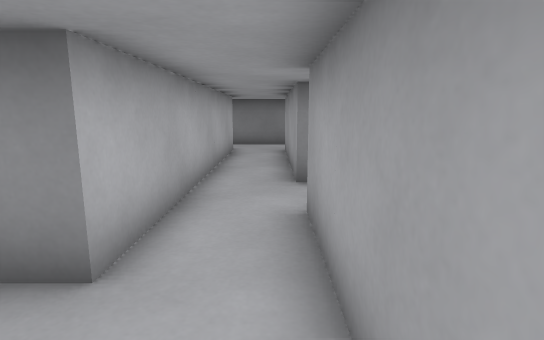
View 1 (above)

16 first-person views from a walk through a level from a Godot 3-D game. The camera is 1.4 m above the floor, tilts 10° down and sees 80° across. The floor is counted in squares, 1 m on a side. Each view is taken from the middle of a square. On the plan, view 1 faces up. The plan holds only what a view shows up to about 15 squares ahead; the rest is blank. The place goes on beyond the plan. Surface patterns are stand-ins for the level's own textures.

View 2
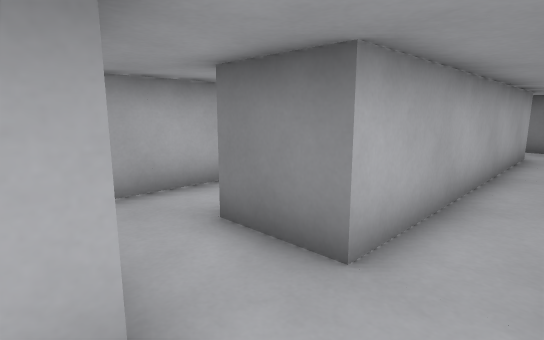

View 3
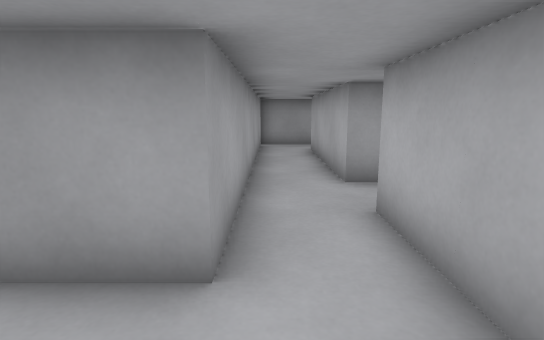

View 4
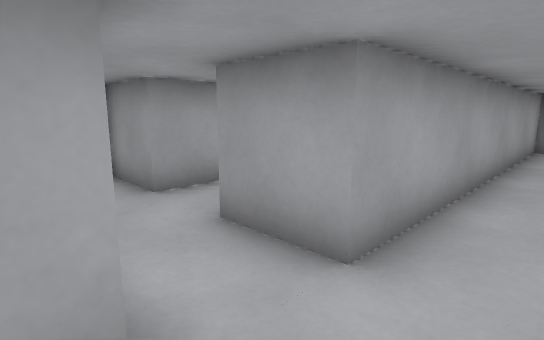

View 5
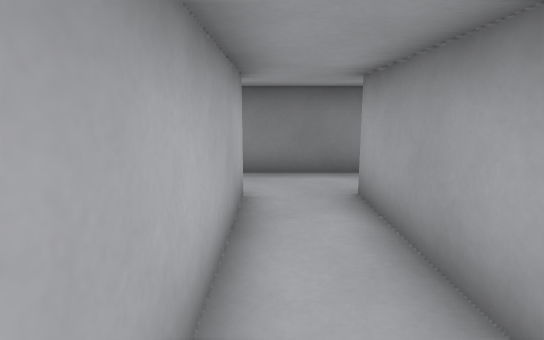

View 6
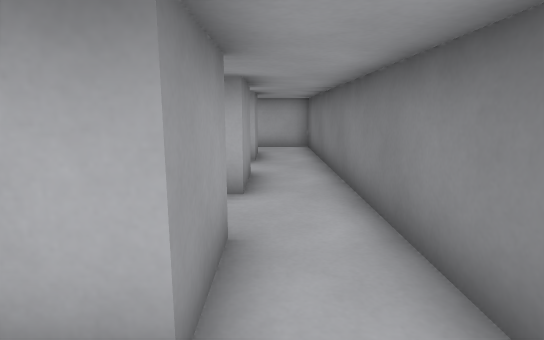

View 7
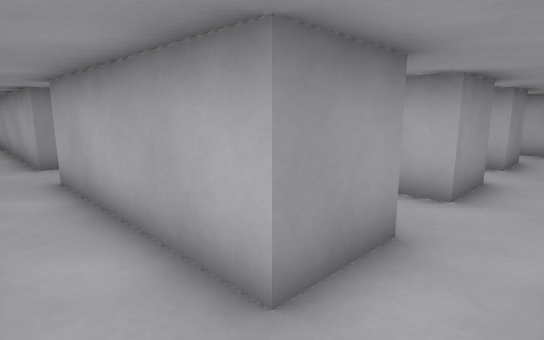

View 8
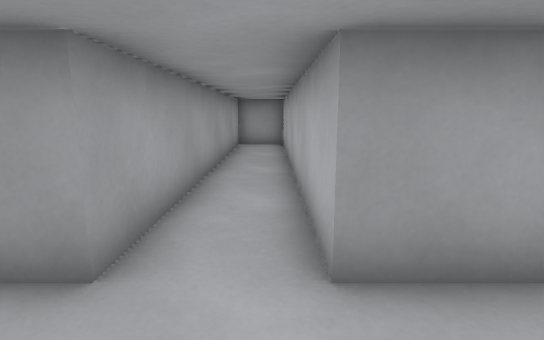

View 9
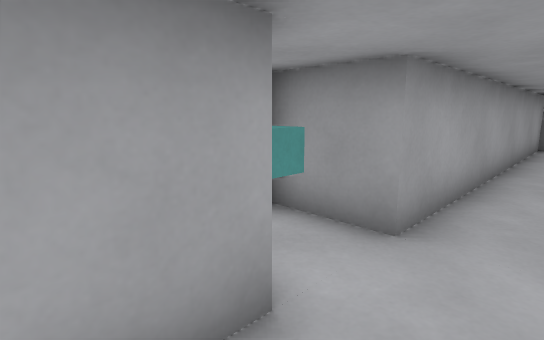

View 10
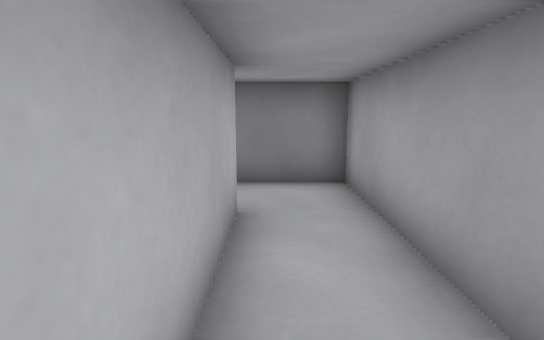

View 11
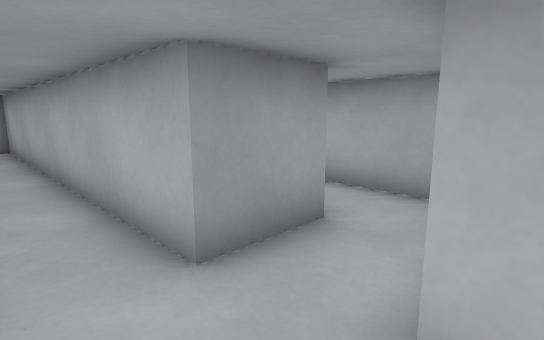

View 12
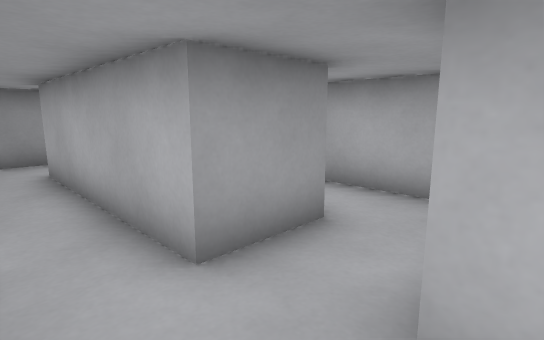

View 13
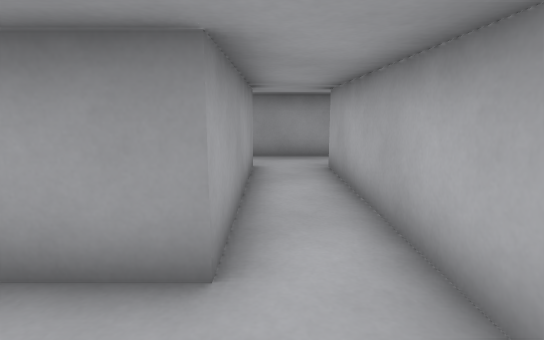

View 14
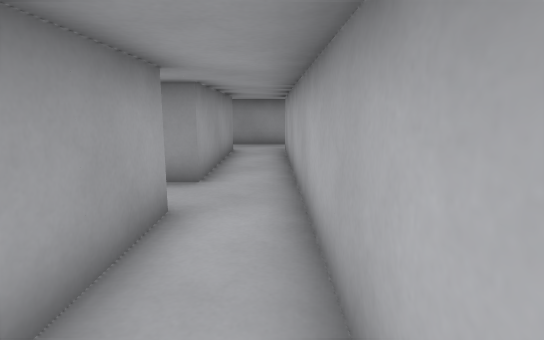

View 15
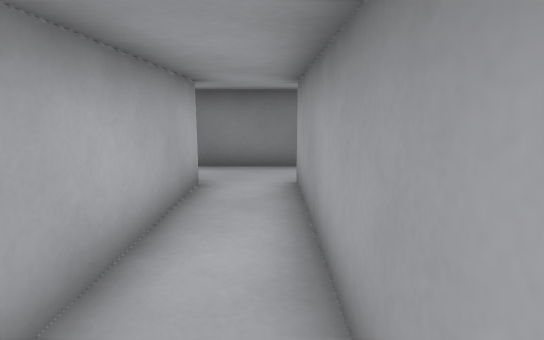

View 16
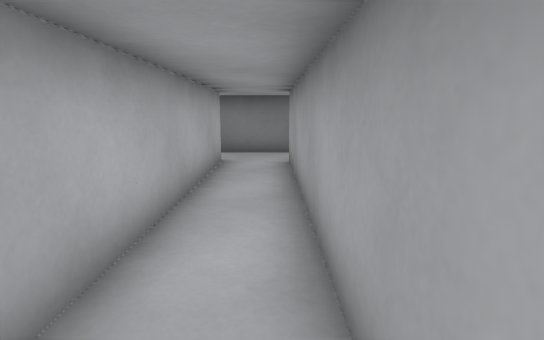

### Floor plan
Points are (right, up) in squares from view 1. A wall is a line through its corners. A room is listed if a view was taken in it or the views show most of it. See-through windows are left out.
Room 1 (views 1, 2, 12)
walls: (-1.5, 0.5) (-1.5, -5.5); (-1.5, 4.5) (-1.5, 2.5); (-1.5, -7.5) (0.5, -7.5) (0.5, 4.5)
ways out: opening at (-0.5, 3.5) to room 2; opening at (-2.5, -6.5) to room 4; opening at (-2.5, 1.5) to room 4
Room 2 (views 3, 4, 5)
walls: (-1.5, 12.5) (-1.5, 4.5); (0.5, 6.4) (0.5, 12.5) (2.5, 12.5); (2.5, 14.5) (-1.5, 14.5); (0.5, 4.5) (2.5, 4.5)
ways out: opening at (-0.5, 3.5) to room 1; opening at (1.5, 5.5) to room 3; opening at (1.5, 13.5) to room 3; opening at (-2.5, 13.5) to room 4
Room 3 (views 6, 7, 8, 9, 10, 11)
walls: (2.5, 4.5) (2.5, -7.5) (4.5, -7.5) (4.5, 4.5); (5.2, 5.1) (5.2, 5.8); (4.5, 6.5) (4.5, 8); (4.5, 9.5) (4.5, 14.5) (2.5, 14.5); (2.5, 12.5) (2.5, 6.5)
ways out: opening at (1.5, 5.5) to room 2; opening at (1.5, 13.5) to room 2
Room 4 (views 13, 14, 15, 16)
walls: (-1.5, 2.5) (-3.5, 2.5) (-3.5, 12.5) (-1.5, 12.5); (-3.5, -5.5) (-3.5, 0.5) (-1.5, 0.5); (-5.5, 12.5) (-5.5, -5.5); (-5.9, -7.5) (-1.5, -7.5); (-1.5, 14.5) (-5.5, 14.5)
ways out: opening at (-2.5, -6.5) to room 1; opening at (-2.5, 1.5) to room 1; opening at (-2.5, 13.5) to room 2; opening at (-6.5, -6.5); opening at (-6.5, 13.5)

Positions as (right, up) in squares from view 1, and headings:
1: (0, 0), facing up
2: (0, 0), facing up-left
3: (0, 7), facing down
4: (-1, 7), facing down-right
5: (-1, 7), facing up
6: (4, 13), facing left
7: (4, 14), facing down-left
8: (3, 7), facing down
9: (3, 8), facing down-right
10: (3, 8), facing up
11: (4, 7), facing down-left
12: (0, 3), facing down-left
13: (-4, 3), facing down
14: (-5, 7), facing down
15: (-4, 6), facing up
16: (-4, 3), facing up
